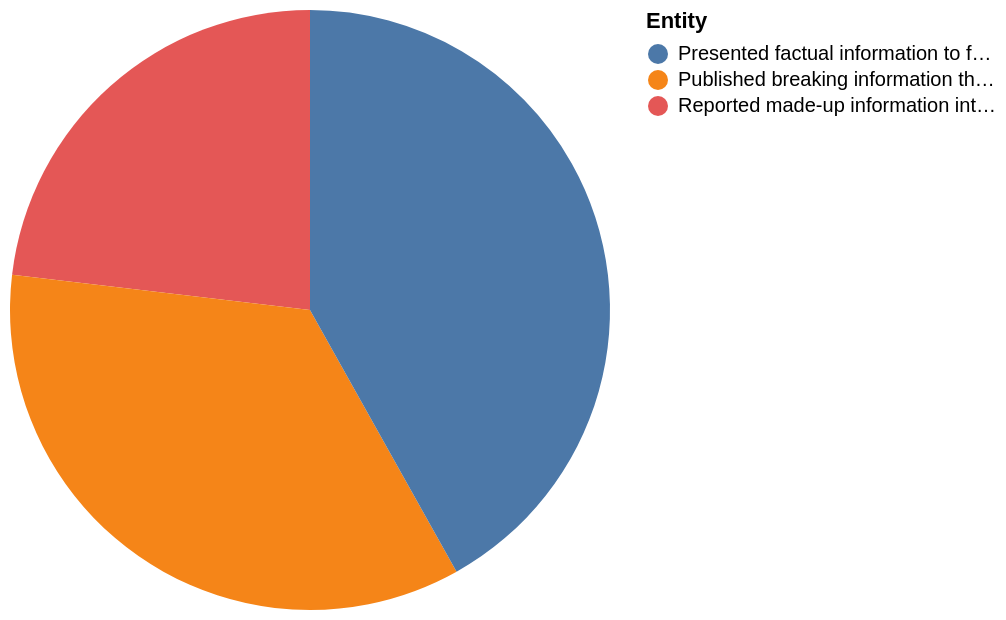

Here is the Vega-Lite specification saved for this chart:
### Vega-Lite specification from a JSON file in a GitHub repository (floating-point values rounded to 4 significant figures)
{"$schema": "https://vega.github.io/schema/vega-lite/v5.json", "description": "Pie chart auto-generated from CSV", "data": {"values": [{"Entity": "Reported made-up information intended to mislead the public", "Values": "37.0"}, {"Entity": "Published breaking information that hasn't been fully verified", "Values": "56.0"}, {"Entity": "Presented factual information to favor one side of an issue", "Values": "67.0"}]}, "mark": "arc", "encoding": {"theta": {"field": "Values", "type": "quantitative"}, "color": {"field": "Entity", "type": "nominal"}}}
